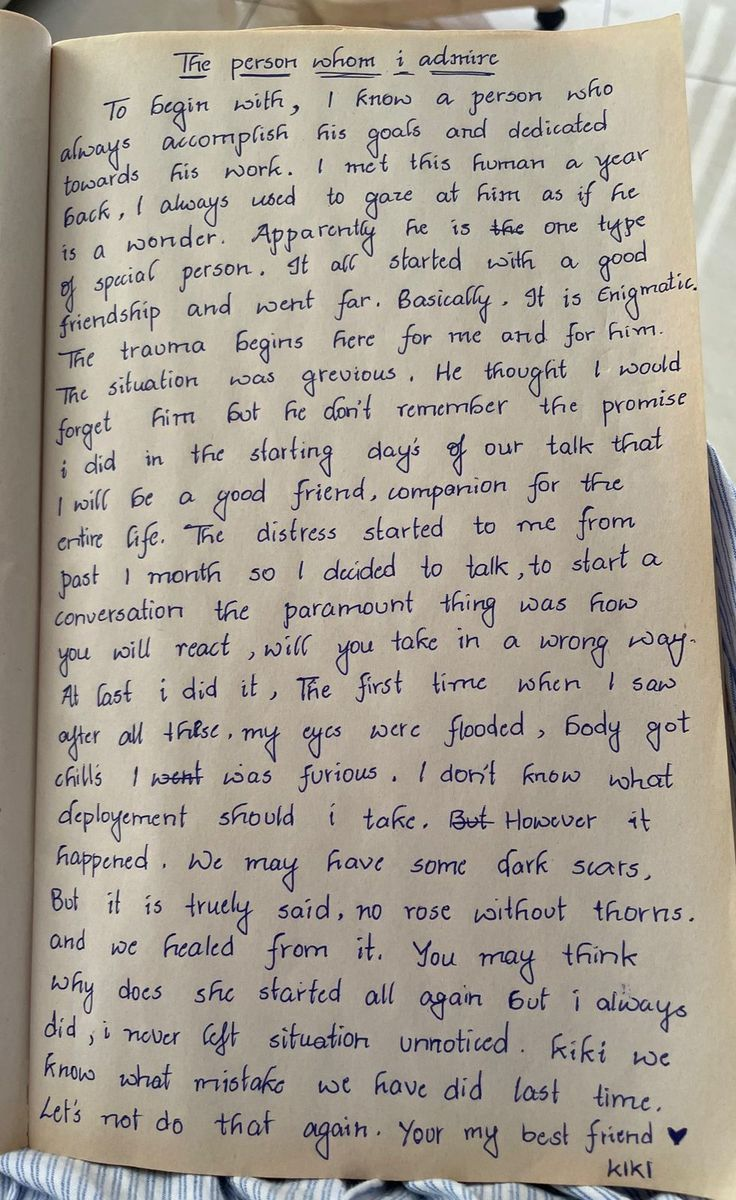
#> input picture data/raw/writer1.jpeg, 736 x 1200 px
$ python -i strokeSmoothness.py   (imports and definitions only)
#> lines starting #> are read from the running program, lines starting #| are printed output that depends on the picture
#> further down, picture is the input picture: shape (1200, 736, 3); mean B, G, R 148.2, 159.9, 167.4
import cv2
import numpy as np


def calculate_stroke_smoothness(image):
    """
    Calculate handwriting stroke smoothness.

    Parameters:
        image (numpy.ndarray): Binary handwriting image.

    Returns:
        float: Stroke smoothness score.
    """

    # grayscale conversion if needed
    if len(image.shape) == 3:
        image = cv2.cvtColor(image, cv2.COLOR_BGR2GRAY)
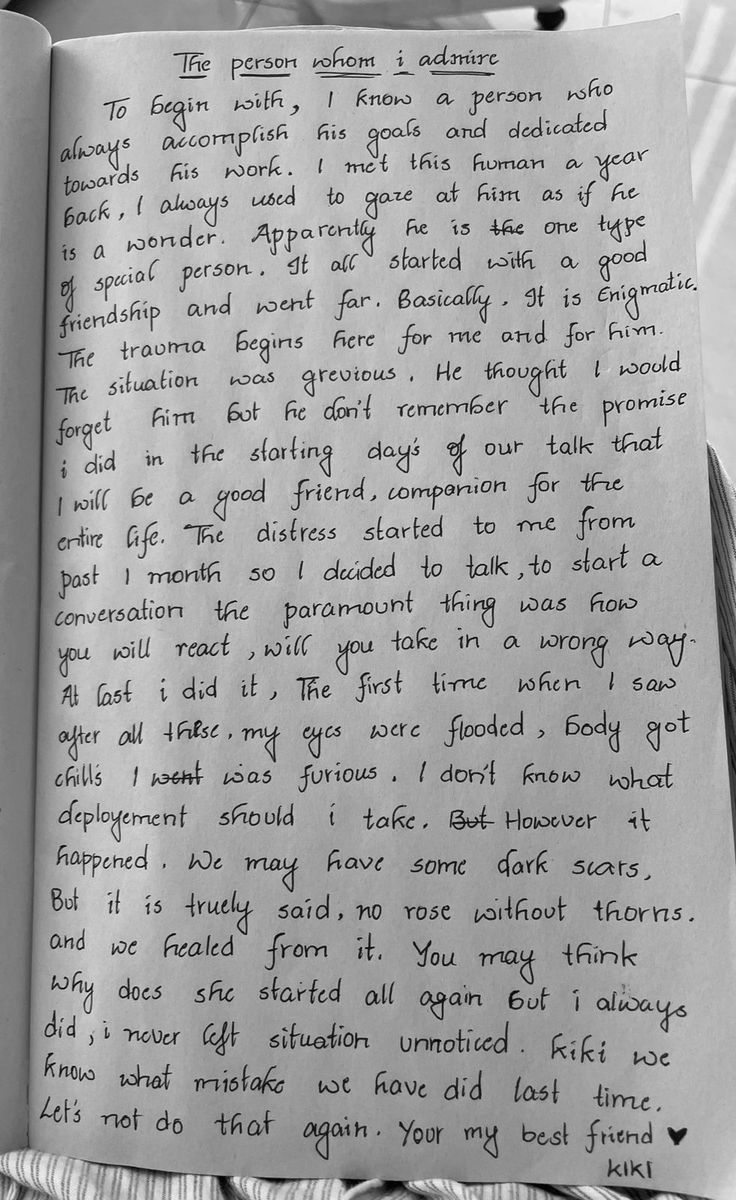
#> image: shape (1200, 736); min 0, max 253, mean 160.8

    # find contours
    contours, _ = cv2.findContours(
        image,
        cv2.RETR_EXTERNAL,
        cv2.CHAIN_APPROX_SIMPLE
    )
#> contours = [[[0, 0], [0, 1199], [735, 1199], [735, 0]]]

    smoothness_scores = []

    for contour in contours:

        # ignore tiny contours
        if cv2.contourArea(contour) < 20:
            continue

        # contour perimeter
        perimeter = cv2.arcLength(contour, True)

        # polygon approximation
        approx = cv2.approxPolyDP(
            contour,
            0.02 * perimeter,
            True
        )

        # avoid division by zero
        if len(approx) == 0:
            continue

        # smoothness ratio
        smoothness = perimeter / (
    len(approx) * np.sqrt(cv2.contourArea(contour))
)

        smoothness_scores.append(smoothness)
#> this loop made 1 pass
#> (perimeter, approx, smoothness) on pass 1: (3868, [[0, 0], [0, 1199], [735, 1199], [735, 0]], 1.03)
#> after the loop, smoothness_scores = [1.03]

    # insufficient contours
    if len(smoothness_scores) == 0:
        return 0.0

    # average smoothness
    average_smoothness = np.mean(smoothness_scores)
#> average_smoothness = 1.03

    return round(average_smoothness, 2)

>>> import cv2
>>> picture = cv2.imread('../../data/raw/writer1.jpeg')
>>> result = calculate_stroke_smoothness(picture)
#> result = 1.03

$ run again, on data/raw/writer3.jpeg
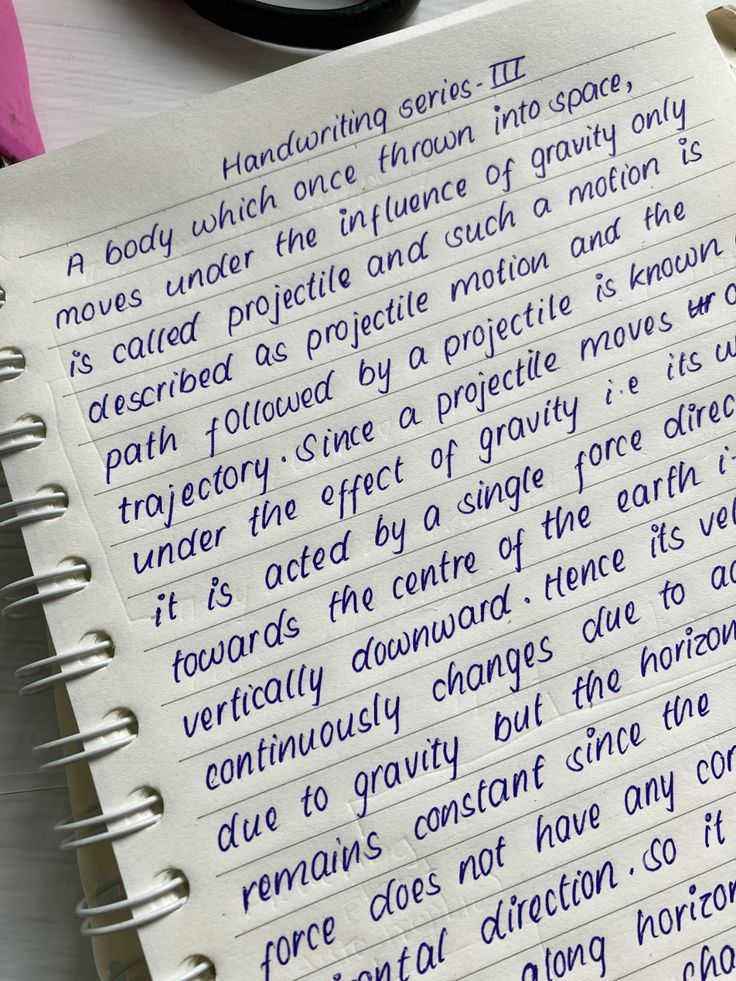
#> input picture data/raw/writer3.jpeg, 736 x 981 px
#> picture is the input picture: shape (981, 736, 3); mean B, G, R 178.2, 178.1, 179.4
#> in calculate_stroke_smoothness, `image = cv2.cvtColor(image, cv2.COLOR_BGR2GRAY)`:
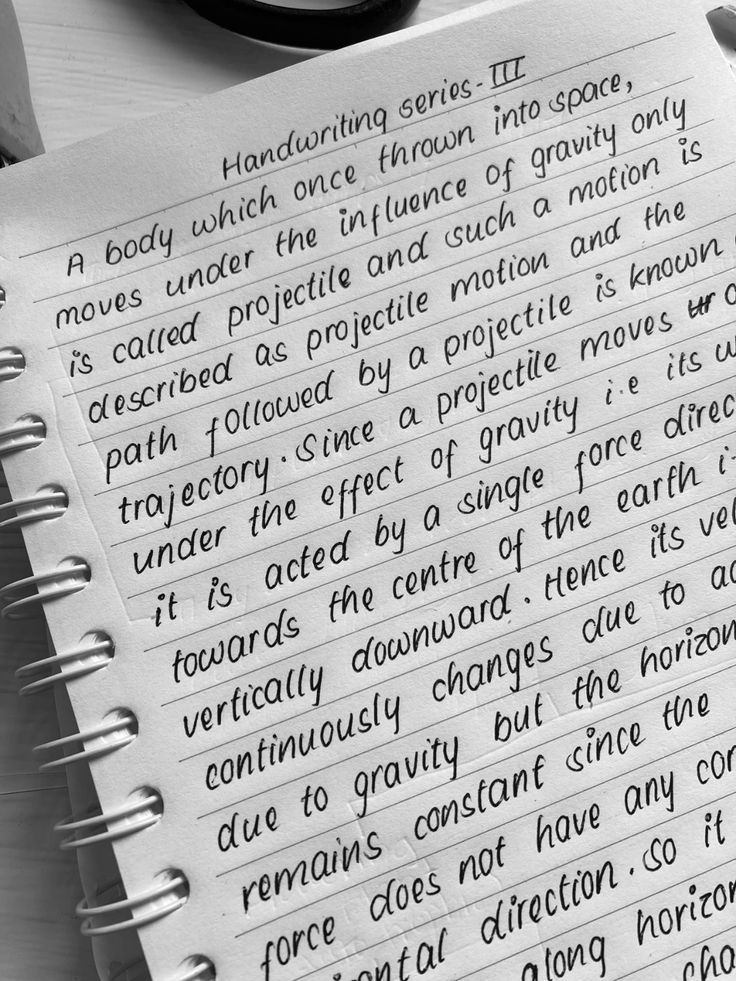
#> image: shape (981, 736); min 0, max 255, mean 178.5
#> contours = 1 item
#> the loop in calculate_stroke_smoothness, `for contour in contours:` made 1 pass
#> (perimeter, approx, smoothness) on pass 1: (3430.8, [[0, 0], [0, 980], [735, 980], [735, 0]], 1.01)
#> after the loop in calculate_stroke_smoothness, `for contour in contours:`: smoothness_scores = [1.01]
#> average_smoothness = 1.01
